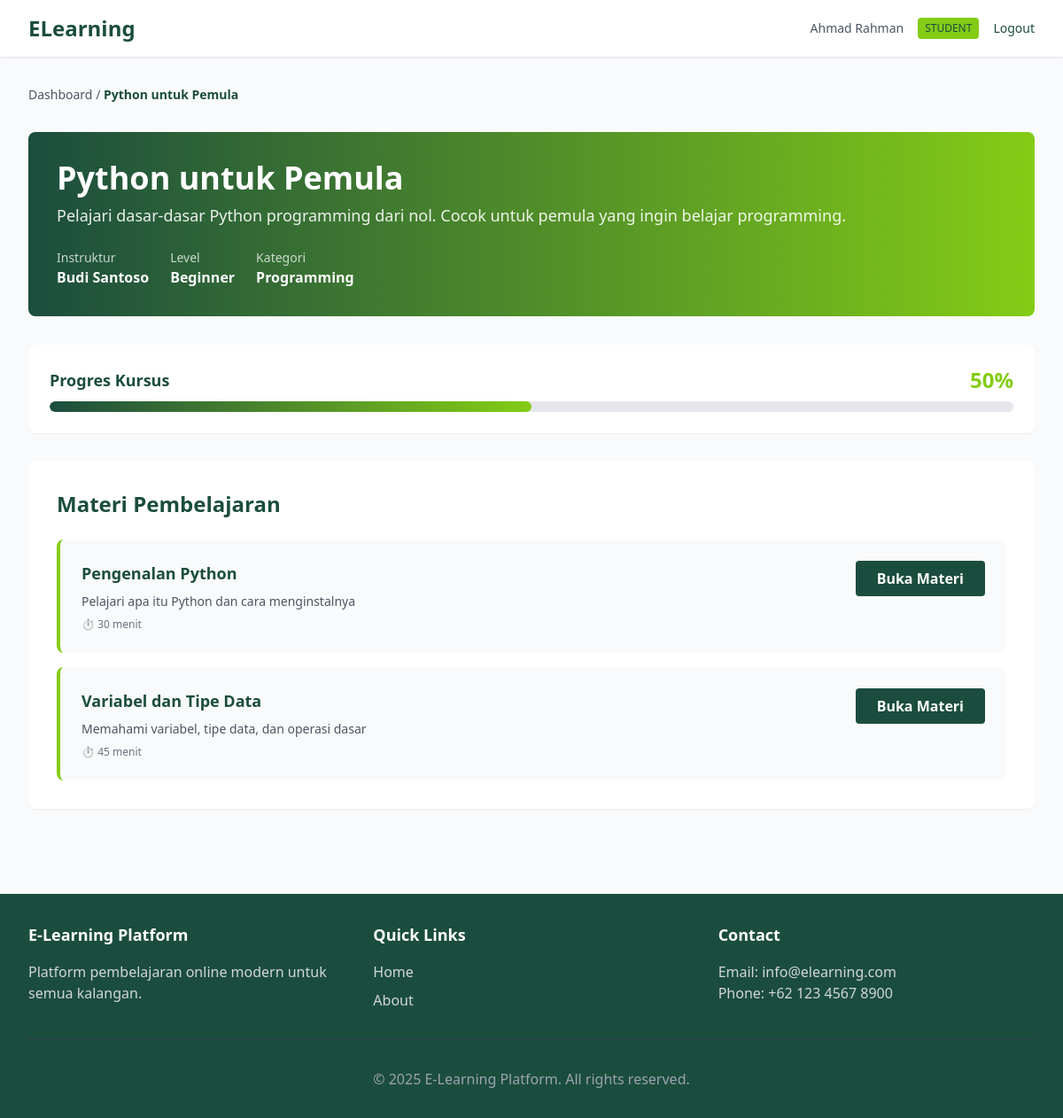
Page /student/course/1 (signed in) on the committed database.
### app/models/user.py (models this page shows, shortened)
class User(UserMixin, db.Model):
    __tablename__ = 'users'
    id = db.Column(db.Integer, primary_key=True)
    username = db.Column(db.String(80), unique=True, nullable=False, index=True)
    email = db.Column(db.String(120), unique=True, nullable=False, index=True)
    password_hash = db.Column(db.String(255), nullable=False)
    full_name = db.Column(db.String(120), nullable=False)
    role = db.Column(db.String(20), default='student', nullable=False)
    bio = db.Column(db.Text)
    avatar_url = db.Column(db.String(255))
    is_active = db.Column(db.Boolean, default=True)
    created_at = db.Column(db.DateTime, server_default=db.func.now())
    updated_at = db.Column(db.DateTime, onupdate=db.func.now())
    enrollments = db.relationship('Enrollment', backref='user', lazy=True, cascade='all, delete-orphan')
    results = db.relationship('Result', backref='user', lazy=True, cascade='all, delete-orphan')
    courses_taught = db.relationship('Course', backref='instructor', lazy=True, foreign_keys='Course.instructor_id')
    def is_student(self):
        return self.role == 'student'

### app/models/course.py (models this page shows, shortened)
class Course(db.Model):
    __tablename__ = 'courses'
    id = db.Column(db.Integer, primary_key=True)
    title = db.Column(db.String(200), nullable=False)
    description = db.Column(db.Text)
    instructor_id = db.Column(db.Integer, db.ForeignKey('users.id'), nullable=False)
    status = db.Column(db.String(20), default='draft', nullable=False)  # draft, published, archived
    image_url = db.Column(db.String(255))
    category = db.Column(db.String(100))
    duration_weeks = db.Column(db.Integer)
    level = db.Column(db.String(50), default='beginner')  # beginner, intermediate, advanced
    created_at = db.Column(db.DateTime, default=datetime.utcnow)
    updated_at = db.Column(db.DateTime, onupdate=datetime.utcnow)
    modules = db.relationship('Module', backref='course', lazy=True, cascade='all, delete-orphan')
    assessments = db.relationship('Assessment', backref='course', lazy=True, cascade='all, delete-orphan')
    enrollments = db.relationship('Enrollment', backref='course', lazy=True, cascade='all, delete-orphan')

class Enrollment(db.Model):
    __tablename__ = 'enrollments'
    id = db.Column(db.Integer, primary_key=True)
    user_id = db.Column(db.Integer, db.ForeignKey('users.id'), nullable=False)
    course_id = db.Column(db.Integer, db.ForeignKey('courses.id'), nullable=False)
    enrolled_at = db.Column(db.DateTime, default=datetime.utcnow)
    completed_at = db.Column(db.DateTime)
    progress_percentage = db.Column(db.Float, default=0.0)
    status = db.Column(db.String(20), default='active')  # active, completed, dropped
    __table_args__ = (db.UniqueConstraint('user_id', 'course_id', name='uq_user_course'),)

### app/models/module.py (models this page shows, shortened)
class Module(db.Model):
    __tablename__ = 'modules'
    id = db.Column(db.Integer, primary_key=True)
    course_id = db.Column(db.Integer, db.ForeignKey('courses.id'), nullable=False)
    title = db.Column(db.String(200), nullable=False)
    description = db.Column(db.Text)
    content = db.Column(db.Text)  # Main course content/material
    file_url = db.Column(db.String(255))  # URL for audio/video/PDF
    order = db.Column(db.Integer, default=1)
    status = db.Column(db.String(20), default='draft')  # draft, published
    duration_minutes = db.Column(db.Integer)
    learning_objectives = db.Column(db.Text)  # JSON or comma-separated
    created_at = db.Column(db.DateTime, default=datetime.utcnow)
    updated_at = db.Column(db.DateTime, onupdate=datetime.utcnow)
    assessments = db.relationship('Assessment', backref='module', lazy=True, cascade='all, delete-orphan')

### app/routes/student.py (the view)
@student_bp.route('/course/<int:course_id>')
@login_required
@student_required
def course(course_id):
    course = Course.query.get_or_404(course_id)
    enrollment = Enrollment.query.filter_by(user_id=current_user.id, course_id=course_id).first()
    if not enrollment:
        flash('Anda belum terdaftar di kursus ini.', 'warning')
        return redirect(url_for('student.dashboard'))
    modules = Module.query.filter_by(course_id=course_id, status='published').order_by(Module.order).all()
    return render_template('student/course.html', course=course, modules=modules, enrollment=enrollment)

### app/models/user.py (called while the page is built)
@login_manager.user_loader
def load_user(user_id):
    return User.query.get(int(user_id))

### app/routes/student.py (called while the page is built)
def student_required(f):
    @wraps(f)
    def decorated_function(*args, **kwargs):
        if not current_user.is_authenticated or not current_user.is_student():
            flash('Akses ditolak. Anda harus login sebagai siswa.', 'danger')
            return redirect(url_for('auth.login'))
        return f(*args, **kwargs)
    return decorated_function

### app/templates/student/course.html (shortened to what this page needs)
{% extends "base.html" %}
{% block content %}
<div class="space-y-8">
    <div class="text-sm text-gray-600">
        <a href="{{ url_for('student.dashboard') }}" class="hover:text-lime">Dashboard</a> /
        <span class="text-dark-green font-semibold">{{ course.title }}</span>
    </div>
    <div class="bg-gradient-to-r from-dark-green to-lime rounded-lg p-8 text-white">
        <h1 class="text-4xl font-bold mb-2">{{ course.title }}</h1>
        <p class="text-lg opacity-90">{{ course.description }}</p>
        <div class="mt-6 flex gap-6">
            <div>
                <p class="text-sm opacity-75">Instruktur</p>
                <p class="font-semibold">{{ course.instructor.full_name }}</p>
            </div>
            <div>
                <p class="text-sm opacity-75">Level</p>
                <p class="font-semibold">{{ course.level.capitalize() }}</p>
            </div>
            <div>
                <p class="text-sm opacity-75">Kategori</p>
                <p class="font-semibold">{{ course.category }}</p>
            </div>
        </div>
    </div>
    <div class="bg-white rounded-lg shadow-sm p-6">
        <div class="flex justify-between items-center mb-2">
            <h3 class="text-lg font-semibold text-dark-green">Progres Kursus</h3>
            <span class="text-2xl font-bold text-lime">{{ "%.0f"|format(enrollment.progress_percentage) }}%</span>
        </div>
        <div class="w-full bg-border-gray rounded-full h-3 overflow-hidden">
            <div class="bg-gradient-to-r from-dark-green to-lime h-3 rounded-full"
                 style="width: {{ '%.1f'|format(enrollment.progress_percentage) }}%;"></div>
        </div>
    </div>
    <div class="bg-white rounded-lg shadow-sm p-8">
        <h2 class="text-2xl font-bold text-dark-green mb-6">Materi Pembelajaran</h2>
        {% if modules %}
            <div class="space-y-4">
                {% for module in modules %}
                    <div class="bg-light-gray rounded-lg p-6 hover:shadow-md transition border-l-4 border-lime">
                        <div class="flex justify-between items-start">
                            <div class="flex-1">
                                <h3 class="text-lg font-semibold text-dark-green">{{ module.title }}</h3>
                                <p class="text-gray-600 text-sm mt-2">{{ module.description }}</p>
                                {% if module.duration_minutes %}
                                    <p class="text-xs text-gray-500 mt-2">⏱️ {{ module.duration_minutes }} menit</p>
                                {% endif %}
                            </div>
                            <a href="{{ url_for('student.module', module_id=module.id) }}"
                               class="ml-4 bg-dark-green text-white px-6 py-2 rounded hover:bg-lime hover:text-dark-green transition font-semibold whitespace-nowrap">
                                Buka Materi
                            </a>
                        </div>
                    </div>
                {% endfor %}
            </div>
        {% else %}
            <p class="text-gray-600 text-center py-8">Belum ada materi pembelajaran yang tersedia untuk kursus ini.</p>
        {% endif %}
    </div>
</div>
{% endblock %}

### app/templates/base.html (shortened to what this page needs)
<!DOCTYPE html>
<html lang="id">
<head>
    <script src="https://cdn.tailwindcss.com"></script>
</head>
<body class="bg-light-gray">
    <nav class="bg-white shadow-sm border-b border-border-gray sticky top-0 z-50">
        <div class="max-w-7xl mx-auto px-4 sm:px-6 lg:px-8">
            <div class="flex justify-between items-center h-16">
                <div class="flex items-center">
                    <a href="/" class="text-2xl font-bold text-dark-green">ELearning</a>
                </div>
                <div class="flex items-center gap-4">
                    {% if current_user.is_authenticated %}
                        <span class="text-sm text-gray-600">{{ current_user.full_name }}</span>
                        <span class="text-xs bg-lime text-dark-green px-2 py-1 rounded">{{ current_user.role.upper() }}</span>
                        <a href="{{ url_for('auth.logout') }}" class="text-sm text-dark-green hover:text-lime transition">Logout</a>
                    {% else %}
                        <a href="{{ url_for('auth.login') }}" class="text-sm text-dark-green hover:text-lime transition">Login</a>
                        <a href="{{ url_for('auth.register') }}" class="text-sm bg-dark-green text-white px-4 py-2 rounded hover:bg-lime hover:text-dark-green transition">Register</a>
                    {% endif %}
                </div>
            </div>
        </div>
    </nav>
    <main class="max-w-7xl mx-auto px-4 sm:px-6 lg:px-8 py-8">
        {% block content %}{% endblock %}
    </main>
    <footer class="bg-dark-green text-white mt-16 py-8">
        <div class="max-w-7xl mx-auto px-4 sm:px-6 lg:px-8">
            <div class="grid grid-cols-1 md:grid-cols-3 gap-8">
                <div>
                    <h3 class="text-lg font-semibold mb-4">E-Learning Platform</h3>
                    <p class="text-gray-300">Platform pembelajaran online modern untuk semua kalangan.</p>
                </div>
                <div>
                    <h4 class="text-lg font-semibold mb-4">Quick Links</h4>
                    <ul class="space-y-2 text-gray-300">
                        <li><a href="/" class="hover:text-lime transition">Home</a></li>
                        <li><a href="/about" class="hover:text-lime transition">About</a></li>
                    </ul>
                </div>
                <div>
                    <h4 class="text-lg font-semibold mb-4">Contact</h4>
                    <p class="text-gray-300">Email: info@elearning.com</p>
                    <p class="text-gray-300">Phone: +62 123 4567 8900</p>
                </div>
            </div>
            <div class="border-t border-gray-700 mt-8 pt-8 text-center text-gray-400">
                <p>&copy; 2025 E-Learning Platform. All rights reserved.</p>
            </div>
        </div>
    </footer>
</body>
</html>

### rows in the picture
User: full_name "Ahmad Rahman", role "STUDENT"
Course: title "Python untuk Pemula", description "Pelajari dasar-dasar Python programming dari nol. Cocok untuk pemula yang ingin belajar programming.", level "Beginner", category "Programming"
User: instructor.full_name "Budi Santoso"
Enrollment: progress_percentage "50"
Module: title "Pengenalan Python", description "Pelajari apa itu Python dan cara menginstalnya", duration_minutes "30"
Module: title "Variabel dan Tipe Data", description "Memahami variabel, tipe data, dan operasi dasar", duration_minutes "45"
